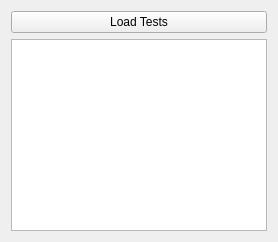
<?xml version="1.0" encoding="UTF-8"?>
<ui version="4.0">
 <class>TestViewer</class>
 <widget class="QWidget" name="TestViewer">
  <layout class="QVBoxLayout" name="verticalLayout">
   <item>
    <widget class="QPushButton" name="loadTestsButton">
     <property name="text">
      <string>Load Tests</string>
     </property>
    </widget>
   </item>
   <item>
    <widget class="QListWidget" name="testListWidget"/>
   </item>
  </layout>
 </widget>
 <resources/>
 <connections/>
</ui>
